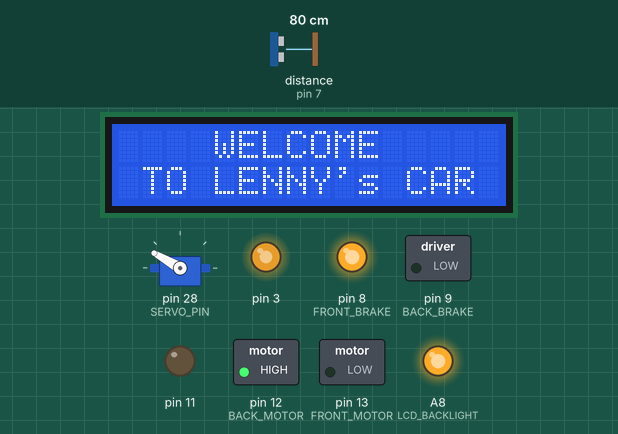
Recording of a sketch running on a simulated Arduino Mega 2560, built with avr-gcc and run on an emulated ATmega2560. Shown: 16×2 character LCD, servo, switched loads named in the sketch (green lamp = pin HIGH), output pins drawn as LEDs (lit = HIGH). Wiring (inferred from the names in the program): ultrasonic range finder: trigger pin 7; echo pin 7. The test bench sets the inputs (shaded band); at power-on: distance to the obstacle (sensor on pin 7) 80 cm. The echo pulse lasts 58.3 µs per cm; what the sketch prints to the serial monitor is not drawn.

Above: at 1.2 s.
1.3 s: distance to the obstacle (sensor on pin 7) set to 33 cm
2.9 s: distance to the obstacle (sensor on pin 7) set to 28 cm
At 4.4 s:
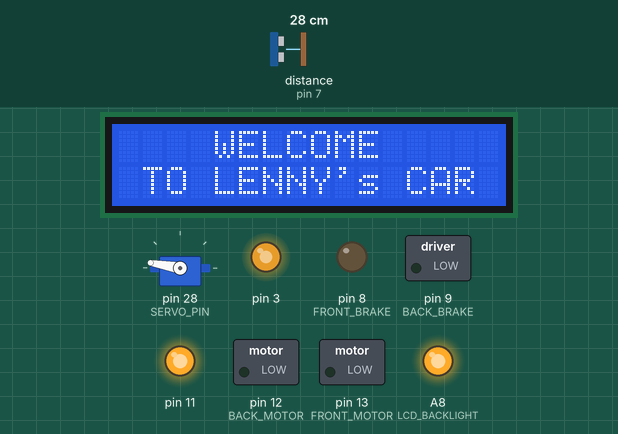
5.0 s: distance to the obstacle (sensor on pin 7) set to 4 cm
7.8 s: distance to the obstacle (sensor on pin 7) set to 2 cm
At 9.9 s:
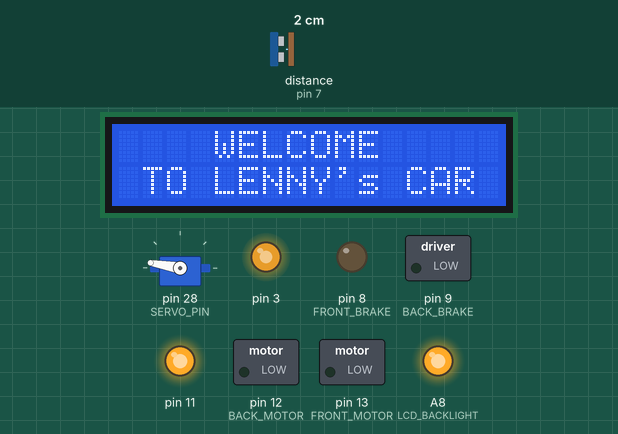
10.1 s: distance to the obstacle (sensor on pin 7) set to 9 cm
At 10.45 s:
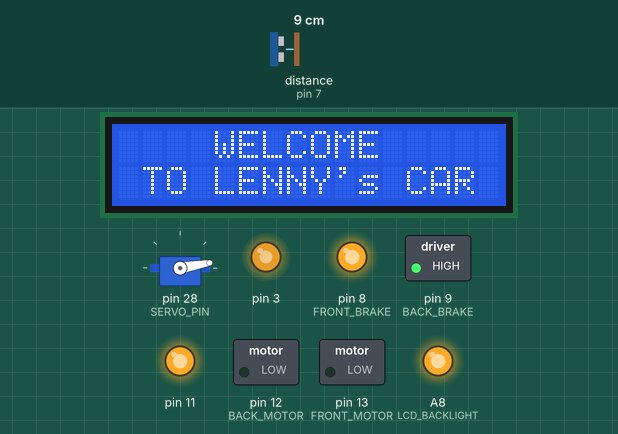
11.6 s: distance to the obstacle (sensor on pin 7) set to 35 cm
At 15.55 s:
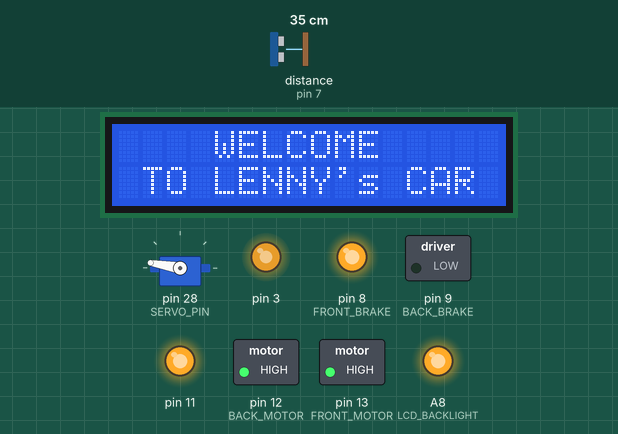
Timing chart, 0 to 15.6 s (numbered marks = the images above; inputs shaded):
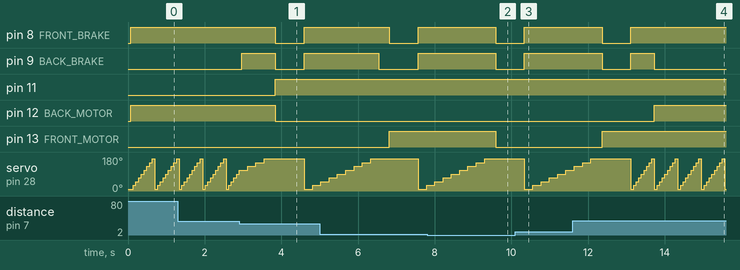

The sketch:

RCcarv08.ino
```cpp
#include <LiquidCrystal.h>
#include <Servo.h>

//LCD Hookups
#define RS 26
#define EN 27
#define D4 22
#define D5 23
#define D6 24
#define D7 25
#define LCD_BACKLIGHT A8

//Motors Hookups
#define BACK_MOTOR 12
#define FRONT_MOTOR 13
#define BACK_BRAKE 9
#define FRONT_BRAKE 8

#define SERVO_PIN 28
#define OBSTECALE 12
#define COMMENT

LiquidCrystal lcd(EN, RS, D7, D6, D5, D4);

Servo headServo;
const int pingPin = 7;
unsigned angle =0;

void setup(){
  lcdSetup();
  headServo.attach(SERVO_PIN);
  carSetupAndStart();

  Serial.begin(9600);
}  //setup

void loop(){

  //* CHECKING RIGHT | LEFT | MIDDLE
  long duration_180, duration_0,
      inches_180, RIGHT=0, duration_90,
      LEFT=0, distance=0, MIDDLE=0;

  for(angle = 10; angle < 180; angle += 20){
    headServo.write(angle);
    delay(65);
    clearSensor();
    pinMode(pingPin, INPUT);
    duration_0 = pulseIn(pingPin, HIGH);
    distance = microsecondsToInches(duration_0);
    Serial.println(distance);

    if( distance != 0 && distance < OBSTECALE && angle > 10
              && angle < 80 ) RIGHT++;

    else if( distance != 0 && distance < OBSTECALE
              && angle >= 80 && angle < 120) MIDDLE++;

    else if( distance != 0 && distance < OBSTECALE
              && angle < 170) LEFT++;
    if( RIGHT || MIDDLE || LEFT ){
     Serial.print("A ");
     STOP();
     delay(150);
    }
  }
  /*TESTING*/
  Serial.print("RIGHT:");
  Serial.print(RIGHT);
  Serial.print(" MIDDLE:");
  Serial.print(MIDDLE);
  Serial.print(" LEFT:");
  Serial.println(LEFT);


              /* CHECK IF !=0 && equal */
  if( RIGHT && MIDDLE && LEFT){
      Serial.print("1");
      if( RIGHT < LEFT && RIGHT < MIDDLE){
       Serial.print("a");
       //GO RIGHT
       reverseAndGo_RIGHT();
      }else if( LEFT < RIGHT && LEFT < MIDDLE ){
        Serial.print("b");
       //GO LEFT
       reverseAndGo_LEFT();
      }else{
        Serial.print("c");
        //GO BACKWARD AND REVERSE  RIGHT!!!
       // RIGHT:2 MIDDLE:2 LEFT:3
       //   A1c
       //RIGHT:2 MIDDLE:1 LEFT:1
       //A1c
        goBackward(200);
        reverseAndGo_LEFT();
      }
  }else if( RIGHT && MIDDLE ){
        Serial.print("2");
     if( RIGHT < MIDDLE ){
       Serial.print("d");
      //GO RIGHT
      reverseAndGo_RIGHT();
     }else{  //includes equal
     Serial.print("e");
      //GO LEFT
      reverseAndGo_LEFT();
     }
    }else if( LEFT && MIDDLE ){
          Serial.print("3");
      if( LEFT < MIDDLE ){
        Serial.print("f");
       //GO LEFT
       reverseAndGo_LEFT();
      }else{  //includes equal
        Serial.print("g");
       //GO RIGHT
       reverseAndGo_RIGHT();
      }
  }else if( LEFT && RIGHT ){
      Serial.print("4");
     if( LEFT < RIGHT ){
       Serial.print("h");
        //GO LEFT
        reverseAndGo_LEFT();
      }else{  //includes equal
        Serial.print("i");
       //GO RIGHT
         reverseAndGo_RIGHT();
      }
  }else if( RIGHT ){
      Serial.print("5");
      //GO LEFT
      reverseAndGo_LEFT();
  }else if( MIDDLE ){
      Serial.print("6");
     //GO EITHER WAY  ????
     reverseAndGo_RIGHT();
  }else if( LEFT ){
     Serial.print("7");
     //GO RIGHT
   reverseAndGo_RIGHT();
  }else{
    Serial.print("8");
     //GO FORAWRD
   goFORWARD();
  }
      Serial.println();
      Serial.println();
}  //loop

void clearSensor(){
  pinMode(pingPin, OUTPUT);
  digitalWrite(pingPin, LOW);
  delayMicroseconds(2);
  digitalWrite(pingPin, HIGH);
  delayMicroseconds(5);
  digitalWrite(pingPin, LOW);
}  //clearSensor

void goBackward( int sec ){
  digitalWrite(BACK_BRAKE, LOW);
  analogWrite(3, 200);  //activate drive motor
  digitalWrite(BACK_MOTOR, LOW);
  delay(sec);
}
void turnLeft(){
  digitalWrite(FRONT_BRAKE, LOW);
  digitalWrite(FRONT_MOTOR, LOW);
  analogWrite(11, 255);  //activate turn motor
}
void turnRight(){
  digitalWrite(FRONT_BRAKE, LOW);
  digitalWrite(FRONT_MOTOR, HIGH);
  analogWrite(11, 255);  //activate turn motor
}  //turnRight()
void goFORWARD(){
  digitalWrite(BACK_BRAKE, LOW);
  digitalWrite(FRONT_BRAKE, HIGH);
  analogWrite(3,200);  //activate drive motor
  digitalWrite(BACK_MOTOR, HIGH);
}
void reverseAndGo_LEFT(){
 delay(75);
 turnRight();
 goBackward(750);
 STOP();
}
void reverseAndGo_RIGHT(){
 delay(75);
 turnLeft();
 goBackward(750);
 STOP();
}
void STOP(){
  digitalWrite(BACK_BRAKE, HIGH);
  digitalWrite(FRONT_BRAKE, HIGH);  //straight
}

long microsecondsToInches(long microseconds)
{
  return microseconds / 74 / 2;
}

void lcdSetup(){
  pinMode(LCD_BACKLIGHT,OUTPUT);
  digitalWrite(LCD_BACKLIGHT,HIGH);
  lcd.begin(16, 2);
  lcd.print("    WELCOME");
  lcd.setCursor(1,1);
  lcd.print("TO LENNY's CAR");
}

void carSetupAndStart(){
  pinMode(BACK_MOTOR,OUTPUT);
  pinMode(FRONT_MOTOR, OUTPUT);
  pinMode(BACK_BRAKE, OUTPUT);
  pinMode(FRONT_BRAKE, OUTPUT);

  goFORWARD();
}
```

Measured:
- the behaviour switches between 31 and 30 cm on distance to the obstacle (sensor on pin 7) (found by bisection; images 0 and 1)
- after the input at 2.9 s, pin 8 (FRONT_BRAKE): HIGH → LOW after 0.95 s, → HIGH 0.75 s later; pin 9 (BACK_BRAKE): LOW → HIGH after 0.07 s, → LOW 0.88 s later, → HIGH 0.75 s later; pin 11: LOW → HIGH after 0.95 s; pin 12 (BACK_MOTOR): HIGH → LOW after 0.95 s
- after the input at 7.8 s, pin 13 (FRONT_MOTOR): HIGH → LOW after 1.8 s
- after the input at 10.1 s, pin 9 (BACK_BRAKE): goes on until 10.3 s, then stays HIGH; pin 12 (BACK_MOTOR): stays LOW (without the input it goes to HIGH after 0.84 s)
- after the input at 11.6 s, pin 12 (BACK_MOTOR): LOW → HIGH after 2.1 s
- by itself, servo on pin 28 (SERVO_PIN): ramps from 10° to 170° and jumps back, once every 0.61 s
